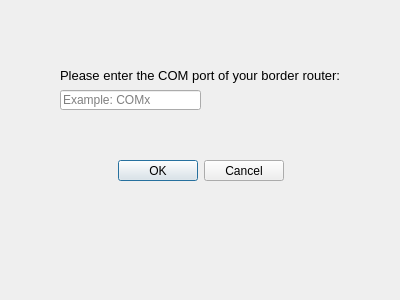
<?xml version="1.0" encoding="UTF-8"?>
<ui version="4.0">
 <class>Startup</class>
 <widget class="QDialog" name="Startup">
  <property name="geometry">
   <rect>
    <x>0</x>
    <y>0</y>
    <width>400</width>
    <height>300</height>
   </rect>
  </property>
  <property name="windowTitle">
   <string>Dialog</string>
  </property>
  <widget class="QDialogButtonBox" name="buttonBox">
   <property name="geometry">
    <rect>
     <x>30</x>
     <y>160</y>
     <width>341</width>
     <height>21</height>
    </rect>
   </property>
   <property name="sizePolicy">
    <sizepolicy hsizetype="Expanding" vsizetype="Fixed">
     <horstretch>0</horstretch>
     <verstretch>0</verstretch>
    </sizepolicy>
   </property>
   <property name="orientation">
    <enum>Qt::Horizontal</enum>
   </property>
   <property name="standardButtons">
    <set>QDialogButtonBox::Cancel|QDialogButtonBox::Ok</set>
   </property>
   <property name="centerButtons">
    <bool>true</bool>
   </property>
  </widget>
  <widget class="QLabel" name="label">
   <property name="geometry">
    <rect>
     <x>60</x>
     <y>60</y>
     <width>291</width>
     <height>31</height>
    </rect>
   </property>
   <property name="font">
    <font>
     <pointsize>10</pointsize>
    </font>
   </property>
   <property name="text">
    <string>Please enter the COM port of your border router:</string>
   </property>
  </widget>
  <widget class="QLineEdit" name="lineEdit">
   <property name="geometry">
    <rect>
     <x>60</x>
     <y>90</y>
     <width>141</width>
     <height>20</height>
    </rect>
   </property>
   <property name="cursor">
    <cursorShape>CrossCursor</cursorShape>
   </property>
   <property name="inputMethodHints">
    <set>Qt::ImhNone</set>
   </property>
   <property name="placeholderText">
    <string>Example: COMx</string>
   </property>
  </widget>
 </widget>
 <resources/>
 <connections>
  <connection>
   <sender>buttonBox</sender>
   <signal>accepted()</signal>
   <receiver>Startup</receiver>
   <slot>accept()</slot>
   <hints>
    <hint type="sourcelabel">
     <x>248</x>
     <y>174</y>
    </hint>
    <hint type="destinationlabel">
     <x>157</x>
     <y>274</y>
    </hint>
   </hints>
  </connection>
  <connection>
   <sender>buttonBox</sender>
   <signal>rejected()</signal>
   <receiver>Startup</receiver>
   <slot>reject()</slot>
   <hints>
    <hint type="sourcelabel">
     <x>316</x>
     <y>180</y>
    </hint>
    <hint type="destinationlabel">
     <x>286</x>
     <y>274</y>
    </hint>
   </hints>
  </connection>
 </connections>
</ui>
